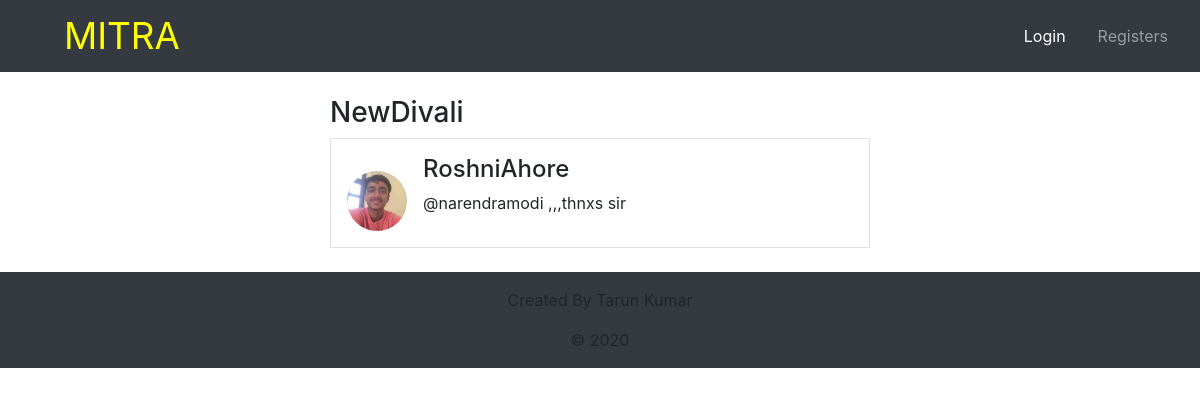
Screenshot of /blog/post/4/ with the database file from the repository.
### blog/models.py (models this page shows, shortened)
class post(models.Model):
    title=models.CharField(max_length=100)
    author=models.ForeignKey(User,on_delete=models.CASCADE)
    content=models.TextField()
    posted_date=models.DateTimeField(default=timezone.now)

### users/models.py (models this page shows, shortened)
class Profile(models.Model):
    user=models.OneToOneField(User,on_delete=models.CASCADE)
    image=models.ImageField(default='default.jpg',upload_to='profile_pics')

### blog/views.py (the view)
# urls.py: path('post/<int:pk>/', PostDetailView.as_view(),name='post-detail'),
class PostDetailView(DetailView):
	model=post

### blog/templates/blog/post_detail.html (shortened to what this page needs)
{% extends "blog/base.html" %}
{% block content%}
<div class="container">
  <h3>{{object.title}}</h3>
  <div class="media border p-3">
    <img src="{{object.author.profile.image.url}}"  class="mr-3 mt-3 rounded-circle" style="width:60px;">
    <div class="media-body">
      <h4>{{ object.author }}<small></small></h4>
      <p>{{object.content}}</p>
    </div>
  </div>
</div>
{% endblock content %}

### rows the page displays
post: title "NewDivali", author.profile.image (picture), author "RoshniAhore", content "@narendramodi ,,,thnxs sir"
